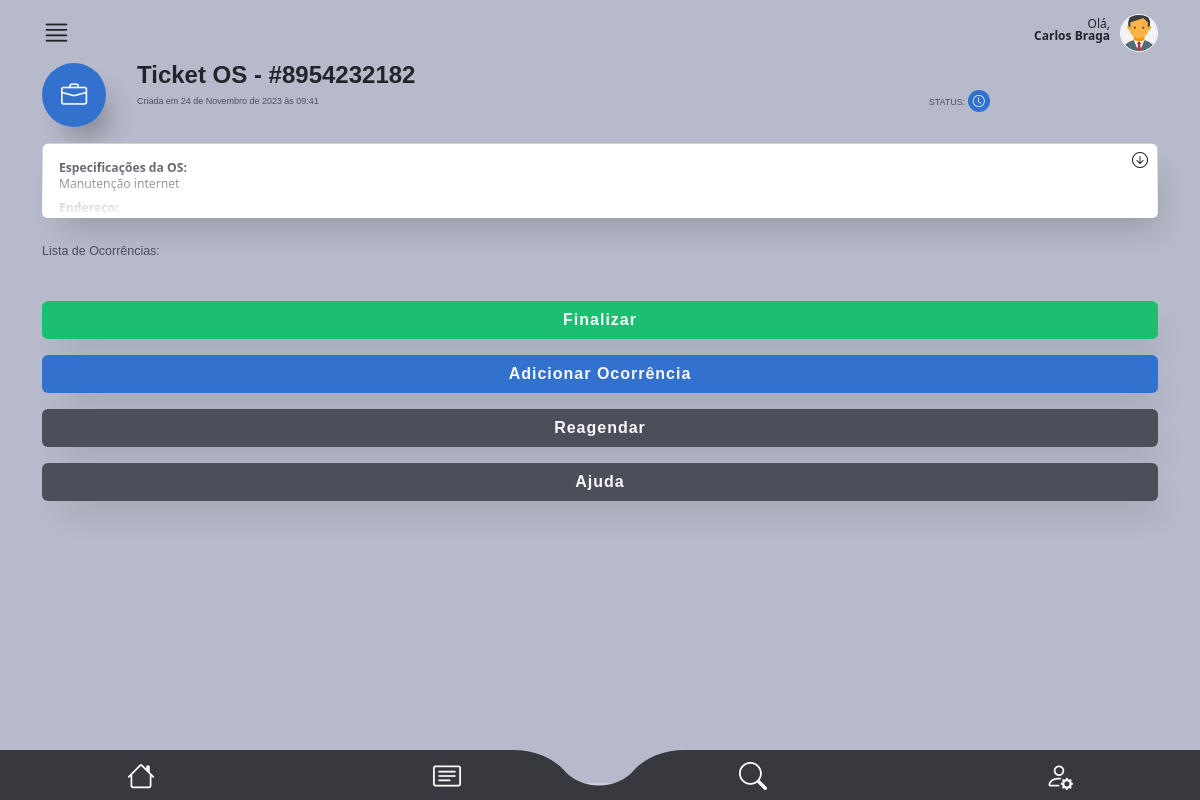
Page /main/no_local/28 (signed in) on the committed database.
### authentication/models.py (models this page shows, shortened)
class CustomUser(AbstractUser):
    telefone = models.CharField(max_length=15, null=False)
    endereco = models.ForeignKey(
        Endereco, on_delete=models.CASCADE, null=True, default=None
    )
    foto = models.ImageField(upload_to="img/perfil_user/", null=True, blank=True)
    email = models.EmailField(unique=True)

### staff/models.py (models this page shows, shortened)
class OrdemDeServico(models.Model):
    ticket = models.CharField(max_length=200, unique=True)
    tecnico = models.ForeignKey(
        CustomUser,
        on_delete=models.CASCADE,
        related_name="ordens_técnico",
        null=True,
        default=None,
    )
    staff = models.ForeignKey(
        CustomUser, on_delete=models.CASCADE, related_name="ordens_staff"
    )
    descricao = models.TextField(max_length=600)
    previsao_chegada = models.DateTimeField(editable=True)
    previsao_execucao = models.DateTimeField(editable=True)
    material = models.CharField(max_length=100, validators=[MinLengthValidator(3)])
    equipamento = models.CharField(max_length=100, validators=[MinLengthValidator(3)])
    data_criacao = models.DateTimeField(auto_now_add=True)
    cliente = models.ForeignKey(Cliente, on_delete=models.CASCADE)
    endereco = models.ForeignKey(Endereco, on_delete=models.CASCADE)
    contrato = models.CharField(max_length=700, null=True, blank=True)
    atividade = models.CharField(max_length=50, choices=ACTIVITY_CHOICES)
    status_tecnico = models.CharField(max_length=50, choices=TECNICAL_CHOICES)
    status = models.CharField(
        max_length=10, choices=STATUS_CHOICES, default="Aguardando"
    )
    atraso_em_minutos = models.CharField(max_length=50, choices=ATRASO_CHOICES)
    atraso_descricao = models.TextField(max_length=400)
    descricao_reagendamento = models.TextField(max_length=400)
    vezes_reagendada = models.IntegerField(default=0)
    aceite = models.BooleanField(default=False)

### main/views.py (the view)
# urls.py: path("no_local/<int:ordem_id>", views.no_local, name="no_local"),
@is_tecnico_and_owner
def no_local(request, ordem_id):
    try:
        user = request.user
        ordem = get_object_or_404(
            OrdemDeServico,
            id=ordem_id,
            status__in=["Atenção", "Urgente", "Aguardando", "Concluído"],
        )
        ocorrencias = ordem.ocorrencias.all()
        if ordem.status == "Concluído":
            return HttpResponse("Ordem de Serviço já finalizada")
        ordem.status_tecnico = "No Local"
        ordem.save()
        return render(
            request,
            "no_local.html",
            {"ordem": ordem, "user": user, "ocorrencias": ocorrencias},
        )
    except Exception as e:
        return render(request, "error.html", {"error_message": str(e)})

### authentication/models.py (called while the page is built)
    def __str__(self):
        return f"{self.rua}, {self.numero}, {self.complemento}, {self.bairro}, {self.cidade}, {self.estado}, CEP: {self.cep}"

### main/helpers.py (called while the page is built)
def is_tecnico_and_owner(view_func):
    @wraps(view_func)
    def _wrapped_view(request, ordem_id, *args, **kwargs):
        user = request.user
        try:
            ordem = OrdemDeServico.objects.get(id=ordem_id)
            if user.groups.filter(name="Técnico").exists() and ordem.tecnico == user:
                return view_func(request, ordem_id, *args, **kwargs)
        except OrdemDeServico.DoesNotExist:
            return HttpResponse("Os não existe")
        return HttpResponse(
            "Acesso não autorizado"
        )  # Ou redirecione para uma página de erro
    return _wrapped_view

### main/templates/no_local.html (shortened to what this page needs)
{% extends "base2.html" %} {%load static%} {% block rest %}
      <section id="detalhes_oc_scr">
        <div class="container">
          <div id="oc_detalhes">
            <div class="oc_titulo mb-1 mb-md-3">
              <div class="row">
                <div class="col-3 col-md-1">
                  <div class="{% if ordem.status == 'Aguardando' %}icon bg01{% elif ordem.status == 'Atenção' %}icon bg06{% else %}icon bg05{% endif %}">
                      <i class="bi bi-briefcase text-light"></i>
                    </div>
                </div>
                <div class="col-9 col-md-10">
                  <h4 class="font-bold">
                    Ticket OS - #{{ordem.ticket}}
                  </h4>
                  <div class="row">
                    <div class="col-8 col-md-10">
                      <p class="font-medium color04">Criada em {{ordem.data_criacao}}</p>
                    </div>
                    <div class="col-4 col-md-2">
                      <p class="font-medium color04">STATUS:
                        <span class="{% if ordem.status == 'Aguardando' %}icon_sm bg01{% elif ordem.status == 'Atenção' %}icon_sm bg06{% else %}icon_sm bg05{% endif %}">
                          {% if ordem.status == 'Aguardando' %}
                            <i class="bi bi-clock text-light"></i>
                          {% elif ordem.status == 'Atenção' %}
                            <i class="bi bi-flag text-light"></i>
                          {% else %}
                            <i class="bi bi-exclamation-triangle-fill text-light"></i>
                          {% endif %}
                        </span>
                      </p>
                    </div>
                  </div>
                </div>
              </div>
            </div>
              <div class="oc_espec box-shadow">
                <span class="icon"><i class="bi bi-arrow-down-circle"></i></span>
                <div class="collapse" id="oc_espec">
                  <div class="card card-body color04">
                    <div class="row">
                      <div class="col-12">
                        <p><strong>Especificações da OS:</strong></p>
                        <p>{{ordem.descricao}} </p>
                      </div>
                      <div class="col-12 mt-2">
                        <p><strong>Endereço:</strong></p>
                        <p id="endereco">{{ordem.endereco}}</p>
                      </div>
                        <br/>
                        <br/>
                    </div>
                  </div>
                </div>
              </div>
              <div class="oc_ocorrencia">
                <label class="mt-4 font-medium color04">Lista de Ocorrências:</label>
              </div>
              <br>
              <div class="oc_action">
                <a href="{% url 'finalizar_os' ordem.id %}" class="btn bg02 text-light w-100 box-shadow fs-6 font-bold mt-3"
                >Finalizar</a
              >
                <a href="{% url 'ocorrencias' ordem.id %}" class="btn bg01 text-light w-100 box-shadow fs-6 font-bold mt-3"
                >Adicionar Ocorrência</a
              >
              <a href="{% url 'reagendar' ordem.id %}" class="btn bg04 text-light w-100 box-shadow fs-6 font-bold mt-3"
                >Reagendar</a
              >
              <button
                id="btn-problema"
                class="btn bg04 text-light w-100 box-shadow fs-6 font-bold mt-3"
              >
                Ajuda
              </div>
            </div>
        </div>
      </section>
    {% endblock %}

### main/templates/base2.html (shortened to what this page needs)
{%load static%}
<!DOCTYPE html>
<html lang="en" data-bs-theme="auto">
  <head>
    <link
      rel="stylesheet"
      href="https://cdn.jsdelivr.net/npm/@docsearch/css@3"
    />
    <link
      rel="stylesheet"
      href="https://cdn.jsdelivr.net/npm/bootstrap-icons@1.11.1/font/bootstrap-icons.css"
    />
    <link
      href="{% static 'assets/dist/css/bootstrap.min.css' %}"
      rel="stylesheet"
    />
    <link href="{% static 'assets/css/app_mamminfo.css' %}" rel="stylesheet" />
  </head>
  <body>
    <main class="bg03">
      <header>
        <div class="container">
          <div id="super_menu">
            <div class="row">
              <div class="col-3 text-start">
                <i class="bi bi-justify i_main"></i> {% if aceites != 0 %}{% endif %}
              </div>
              <div class="col-9 text-end">
                <p class="mt-2">
                  Olá,<br />
                  <strong>{{ user.first_name }} {{ user.last_name }}</strong>
                </p>
                <div class="photo_user mt-1">
                  {% if request.user.foto %}
                  <img src="{{ request.user.foto.url }}" alt="User Photo" />
                  {% else %}
                  <img
                    src="https://cdn-icons-png.flaticon.com/512/3106/3106807.png?auto=format&fit=crop&q=80&w=1760&ixlib=rb-4.0.3&ixid=M3wxMjA3fDB8MHxwaG90by1wYWdlfHx8fGVufDB8fHx8fA%3D%3D"
                    alt=""
                  />
                  {% endif %}
                </div>
              </div>
            </div>
          </div>
        </div>
      </header>
      {% block rest %}{% endblock %}
    </main>
    <footer>
      <ul class="row">
        <li class="col-3 mt-1">
          <a href="{% url 'dashboard' %}"><i class="bi bi-house"></i></a>
        </li>
        <li class="col-3 p-0 mt-1 text-start text-md-center">
          <a href="{% url 'minhas_os' %}" class="text-start text-md-center"
            ><i class="bi bi-card-text"></i
          ></a>
        </li>
        <li class="col-3 p-0 mt-1 text-end text-md-center">
          <a href="{% url 'tela_busca' %}" class="text-end text-md-center"
            ><i class="bi bi-search"></i
          ></a>
        </li>
        <li class="col-3 mt-1">
          <a href="{% url 'tela_user' %}"><i class="bi bi-person-gear"></i></a>
        </li>
      </ul>
    </footer>
  </body>
</html>

### main/templates/static/assets/css/app_mamminfo.css (style rules this page uses)
html { font-family: 'Noto', sans-serif;background: #ced0dc; }
.font-medium { font-family: 'NotoMedium', sans-serif;font-weight: 400; }
.font-bold { font-family: 'NotoBold', sans-serif;font-weight: 600; }
.bg01 { background: #3371cf; }
.bg02 { background: #1cbf71; }
.bg03 { background: #b7baca; }
.bg04 { background: #4c4f5a; }
.color04 { color: #4c4f5a; }
section { height: auto;min-height: 90vh;max-width: 100vw;width: 100%; }
.box-shadow { box-shadow: 10px 20px 32px -12px rgba(0,0,0,.2); }
.btn { letter-spacing: 1px; }
#super_menu { padding: 10px 0;position: relative; }
#super_menu p { font-size: .75rem;line-height: 100%;display: inline-block;margin: 0 10px 0 0; }
#super_menu .i_main { font-size: 1.8rem; }
#super_menu .photo_user { float: right;display: inline-block; }
#super_menu .photo_user img { width: 38px;height: 38px;display: block;border-radius: 38px;object-fit: cover;transform-origin: 50% 50%;border: 1px solid #fff; }
footer { position: fixed;z-index: 5; width: 100%;bottom: 0;background: url(../img/footer.svg) 50% 50% / cover;height: 50px; }
footer ul { padding: 0;margin: 0;text-align: center; }
footer ul li { list-style: none;display: inline-block; }
footer li a { color: #fff;font-size: 1.75rem;width: 100%;text-align: center;display: block; }
#oc_detalhes .oc_titulo .icon { width: 64px;height: 64px;border-radius: 64px;display: inline-block;text-align: center;line-height: 64px;box-shadow: 12px 20px 24px -8px rgba(0,0,0,.25); }
#oc_detalhes .oc_titulo .icon i { font-size: 1.64rem; }
#oc_detalhes .oc_titulo h4 { line-height: 100%; }
#oc_detalhes .oc_titulo p { font-size: .56rem;margin: 0; }
#oc_detalhes .oc_titulo .icon_sm { width: 22px;height: 22px;border-radius: 22px;display: inline-block;text-align: center;line-height: 22px;margin-top: -5px; }
#oc_detalhes .oc_titulo .icon_sm i { font-size: .75rem; }
#oc_detalhes .oc_espec { position: relative;overflow: hidden;border-radius: 6px; }
#oc_detalhes .oc_espec .collapse, #oc_detalhes .oc_espec .collapsing { display: block;height: 75px;overflow: hidden; }
#oc_detalhes .oc_espec p { font-size: .76rem;margin:0;line-height: 132%; }
#oc_detalhes .oc_espec .icon { position: absolute;top: 5px;right: 10px;z-index: 2; }
#oc_detalhes .oc_espec .collapse::before { position: absolute;bottom: 0;left: 0;right: 0;width: 100%;height: 60px;display: block;content: "";z-index: 1; background: rgb(255,255,255);background: linear-gradient(0deg, rgba(255,255,255,1) 0%, rgba(255,255,255,0) 100%); }
#oc_detalhes { padding-bottom: 50px; }
#oc_detalhes .oc_action { margin-bottom: 75px; }
#oc_detalhes .oc_ocorrencia label { font-size: .78rem; }

### rows in the picture
CustomUser: first_name "Carlos", last_name "Braga", user.foto (picture)
OrdemDeServico: ticket "8954232182", data_criacao "24 de Novembro de 2023 às 09:41", descricao "Manutenção internet"
